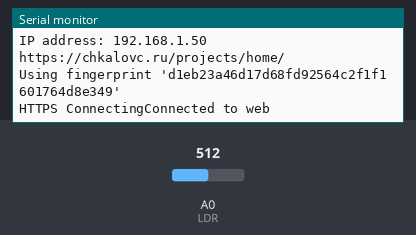
Bench run of a sketch on a simulated ESP8266 (NodeMCU). Parts: the last lines printed to the serial monitor. The inputs (shaded band) are chosen by the test bench; at power-on: A0 (LDR) = 512. WiFi joins after 1.5 s; servers stay silent unless stated; uploads are accepted with an empty reply.

Above: at 4.7 s.
4.8 s: A0 (LDR) set to 716
At 5.7 s:
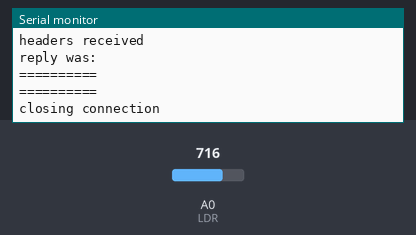
9.1 s: A0 (LDR) set to 900
At 10.9 s:
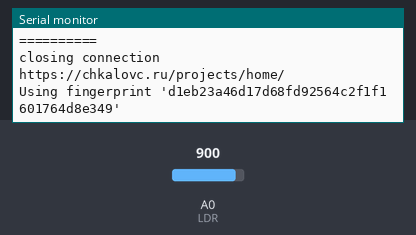
Timing chart, 0 to 12.4 s (numbered marks = the images above; inputs shaded):
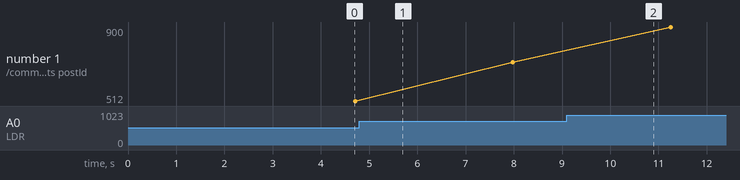

Measured:
- plotted number 1: 512 → 716 after the input at 4.8 s, 716 → 900 after the input at 9.1 s

The sketch:

sketch_sep05a.ino
```cpp
// (licence header left out)
#include <ESP8266WiFi.h>
#include <WiFiClientSecure.h>
#include <ESP8266WebServer.h>
#include <ESP8266HTTPClient.h>

/* Set these to your desired credentials. */
const char *ssid = "kab36_Trofimov";  //ENTER YOUR WIFI SETTINGS
const char *password = "qwertpoiuy";

//Link to read data from https://jsonplaceholder.typicode.com/comments?postId=7
//Web/Server address to read/write from
const char *host = "https://chkalovc.ru/projects/home/";
const int httpsPort = 443;  //HTTPS= 443 and HTTP = 80

//SHA1 finger print of certificate use web browser to view and copy
const char fingerprint[] PROGMEM = "d1eb23a46d17d68fd92564c2f1f1601764d8e349";
//=======================================================================
//                    Power on setup
//=======================================================================

void setup() {
  delay(1000);
  Serial.begin(115200);
  WiFi.mode(WIFI_OFF);        //Prevents reconnection issue (taking too long to connect)
  delay(1000);
  WiFi.mode(WIFI_STA);        //Only Station No AP, This line hides the viewing of ESP as wifi hotspot

  WiFi.begin(ssid, password);     //Connect to your WiFi router
  Serial.println("");

  Serial.print("Connecting");
  // Wait for connection
  while (WiFi.status() != WL_CONNECTED) {
    delay(500);
    Serial.print(".");
  }

  //If connection successful show IP address in serial monitor
  Serial.println("");
  Serial.print("Connected to ");
  Serial.println(ssid);
  Serial.print("IP address: ");
  Serial.println(WiFi.localIP());  //IP address assigned to your ESP
}

//=======================================================================
//                    Main Program Loop
//=======================================================================
void loop() {
  WiFiClientSecure httpsClient;    //Declare object of class WiFiClient

  Serial.println(host);

  Serial.printf("Using fingerprint '%s'\n", fingerprint);
  httpsClient.setFingerprint(fingerprint);
  httpsClient.setTimeout(15000); // 15 Seconds
  delay(1000);

  Serial.print("HTTPS Connecting");
  int r=0; //retry counter
  while((!httpsClient.connect(host, httpsPort)) && (r < 30)){
      delay(100);
      Serial.print(".");
      r++;
  }
  if(r==30) {
    Serial.println("Connection failed");
  }
  else {
    Serial.println("Connected to web");
  }

  String ADCData, getData, Link;
  int adcvalue=analogRead(A0);  //Read Analog value of LDR
  ADCData = String(adcvalue);   //String to interger conversion

  //GET Data
  Link = "/comments?postId=" + ADCData;

  Serial.print("requesting URL: ");
  Serial.println(host+Link);

  httpsClient.print(String("GET ") + Link + " HTTP/1.1\r\n" +
               "Host: " + host + "\r\n" +
               "Connection: close\r\n\r\n");

  Serial.println("request sent");

  while (httpsClient.connected()) {
    String line = httpsClient.readStringUntil('\n');
    if (line == "\r") {
      Serial.println("headers received");
      break;
    }
  }

  Serial.println("reply was:");
  Serial.println("==========");
  String line;
  while(httpsClient.available()){
    line = httpsClient.readStringUntil('\n');  //Read Line by Line
    Serial.println(line); //Print response
  }
  Serial.println("==========");
  Serial.println("closing connection");

  delay(2000);  //GET Data at every 2 seconds
}
//=======================================================================
```
